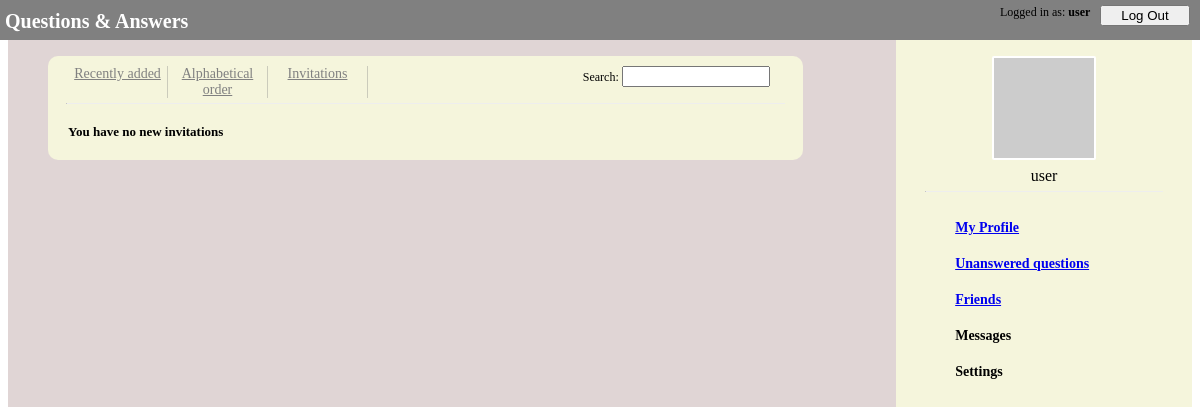
Before: /ask/friends/inv (signed in) with the older database file.
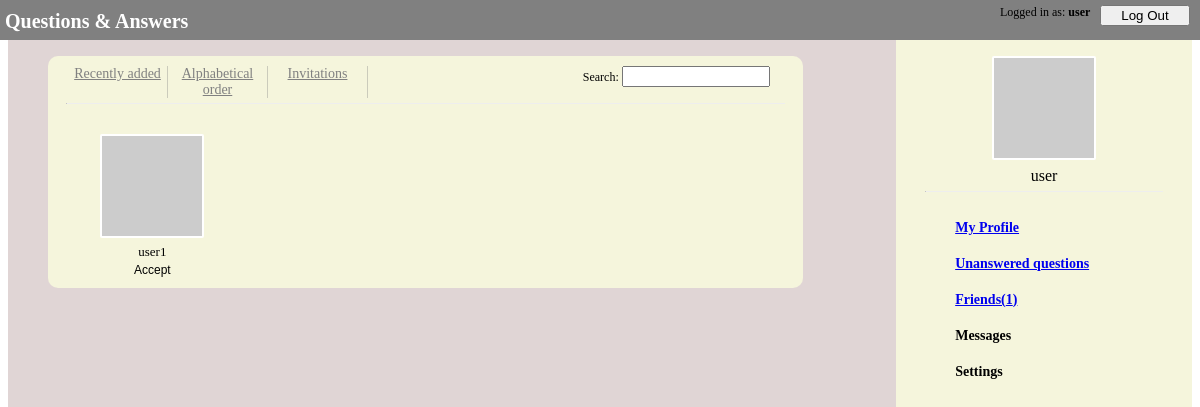
After: the same page with the newer database file.
### ask/models.py (models this page shows)
class UserModel(AbstractUser):
    friends = models.ManyToManyField(
        'self', through='FriendsModel', symmetrical=False)

### ask/views.py (the view, shortened to what this page needs)
# urls.py: path('friends', views.FriendsView.as_view(), name='friends'),
class FriendsView(View, QuestionsMixIn, FriendsMixIn):
    def get(self, request):
        try:
            user = UserModel.objects.get(
                pk=request.session['_auth_user_id'])
        except KeyError:
            return HttpResponseRedirect(reverse('ask:login'))
        context = self.get_context(user, request)
        return render(request, "ask/friends.html", context=context)
    @QuestionsMixIn.add_num_unanswered_to_context
    @FriendsMixIn.add_num_invites_to_context
    def get_context(self, user, request):
        last_token = request.path.split('/')[-1]
        if last_token == 'inv' or last_token == 'accept':
            context = {
                'show_invites': True,
                'invitations': self.user_friends(user, accepted=False),
            }
        else:
            friends = self.friends_ordered(user, last_token)
            context = {"friends": friends}
        return context

### ask/views.py (called while the page is built)
    @staticmethod
    def add_num_unanswered_to_context(func, *args, **kwargs):
        def context_with_unanswered(self, *args, **kwargs):
            context = func(self, *args, **kwargs)
            user_id = args[0]
            context["num_unanswered"] = self.get_num_unanswered(user_id)
            return context
        return context_with_unanswered

    def get_num_unanswered(self, user_id):
        if type(user_id) == int:
            user = UserModel.objects.get(pk=user_id)
        elif type(user_id) == str:
            user = UserModel.objects.get(pk=user_id)
        else:
            user = user_id
        unanswered_questions = self.unanswered_questions(user)
        return len(unanswered_questions)

    def unanswered_questions(self, user):
        unanswered_questions = QuestionModel.objects.filter(
            owner=user).filter(answer=None)
        return unanswered_questions

    @staticmethod
    def add_num_invites_to_context(func, *args, **kwargs):
        def context_with_invites(self, *args, **kwargs):
            context = func(self, *args, **kwargs)
            user_id = args[0]
            context["num_invites"] = self.get_num_invites(user_id)
            return context
        return context_with_invites

    def get_num_invites(self, user_id):
        if type(user_id) == int:
            user = UserModel.objects.get(pk=user_id)
        elif type(user_id) == str:
            user = UserModel.objects.get(pk=user_id)
        else:
            user = user_id
        user_invites = self.user_friends(user, accepted=False)
        return len(user_invites)

    def user_friends(self, user, accepted=True):
        friends = list(user.friends.all())
        second_friends = [f.first for f in user.friends_second.all()]
        friends_accepted = [f.accepted for f in user.friendsmodel_set.all()]
        second_accepted = [f.accepted for f in user.friends_second.all()]
        friends_with_accepted = list(
            zip(friends + second_friends, friends_accepted + second_accepted))
        filtered = filter(lambda t: t[1] == accepted, friends_with_accepted)
        return [f[0] for f in filtered]

### ask/templates/ask/friends.html (shortened to what this page needs)
{% extends "ask/navigation_bar.html" %}
{% load static %}
{% block styles %}
<link rel="stylesheet" type="text/css" href="{% static 'ask/navigation_bar.css' %}">
<link rel="stylesheet" type="text/css" href="{% static 'ask/questions.css' %}">
<link rel="stylesheet" type="text/css" href="{% static 'ask/friends.css' %}">
{% endblock styles %}
{% block content %}
<div class="questions">
    <div class="question_block">
        <div class="menu">
            <a href="{% url 'ask:friends.recent' %}" class="item">Recently added</a>
            <a href="{% url 'ask:friends.alph' %}" class="item">Alphabetical order</a>
            <a href="{% url 'ask:friends.inv' %}" class="item">Invitations</a>
            <a></a>
            <form method="GET" action="{% url 'ask:friends' %}">
                <a class="search_text">Search: </a>
                <input type="text" class="search" required>
            </form>
        </div>
        <hr>
        {% if show_invites %}
        <div class="friends_container">
            {% if invitations|length > 0 %}
            {% for user in invitations %}
            <div class="friend">
                <img src="https://via.placeholder.com/100" class="avatar">
                <br><a class="username">{{user.username}}</a>
                <form method="POST" action="{% url 'ask:friends.accept' %}">
                    <input type="submit" class="accept" value="Accept" required>
                </form>
            </div>
            {% endfor %}
            {% else %}
            <p class="message">You have no new invitations</p>
            {% endif %}
        </div>
        {% endif %}
    </div>
</div>
{% endblock content %}

### ask/templates/ask/navigation_bar.html (shortened to what this page needs)
{% extends "ask/login_bar.html" %}
{% load static %}
{% block nav %}
<nav>
    <div class="nav_avatar_position">
        <img src="https://via.placeholder.com/100" class="nav_avatar">
        <p class="nav_username">{{request.session.username}}</p>
        <hr class="nav_line">
    </div>
    <a href="{% url 'ask:profile' %}">My Profile</a>
    {% if num_unanswered > 0 %}
    <a href="{% url 'ask:unanswered' %}">Unanswered questions({{num_unanswered}})</a>
    {% else %}
    <a href="{% url 'ask:unanswered' %}">Unanswered questions</a>
    {% endif %}
    {% if num_invites %}
    <a href="{% url 'ask:friends' %}">Friends({{num_invites}})</a>
    {% else %}
    <a href="{% url 'ask:friends' %}">Friends</a>
    {% endif %}
    <a>Messages</a>
    <a>Settings</a>
</nav>
{% endblock nav %}

### ask/templates/ask/login_bar.html (shortened to what this page needs)
{% load static %}
<!DOCTYPE html>
<html>
<head>
    <link rel="stylesheet" type="text/css" href="{% static 'ask/login_bar.css' %}">
    {% block styles %}
    {% endblock styles %}
</head>
<body>
    <div class="bar">
        <a class="logo" href="{% url 'ask:index' %}">Questions & Answers</a>
        <a></a>
        {% if request.session.logged_in %}
        <a class="logged_in_as">Logged in as: <b>{{request.session.username}}</b></a>
        <a href={% url "ask:logout" %}><input type="button" class="second_button" value="Log Out"></a>
        {% else %}
        <a href={% url "ask:login" %}><input type="button" class="first_button" value="Log In"></a>
        <a href={% url "ask:signup" %}><input type="button" class="second_button" value="Sign Up"></a>
        {% endif %}
    </div>
    <br>
    <main>
        {% block content %}{% endblock content %}
        {% block nav %}
        {% endblock nav %}
    </main>
</body>
</html>

### ask/static/ask/login_bar.css (style rules this page uses)
.bar { background-color: grey; width: 100%; height: 30px; padding: 10px 5px 5px 10px; position: fixed; left: -10px; top: -5px; display: grid; grid-template-columns: 250px 1fr 100px 100px; justify-content: right }
.logo { font-size: 20px; color: white; margin: 4px; padding: 1px; font-weight: bold; text-decoration: none; }
.logged_in_as { font-size: 12px; }
.second_button { width: 90px; }

### ask/static/ask/navigation_bar.css (style rules this page uses)
main { display: grid; grid-template-columns: 75% 25%; height: 100%; }
nav { border: 5px black; background-color: beige; width: 100%; height: 100vh; display: fixed; }
.nav_avatar_position { width: 100%; display: grid; margin-top: 30px; }
.nav_avatar { border: 2px solid white; border-radius: 2px; width: 100px; margin: auto; }
.nav_username { text-align: center; margin-top: 7px; margin-bottom: 6px; }
.nav_line { margin-top: 0px; width: 80%; border-top: none; color: rgba(128, 128, 128, 0.356); }
nav a { font-weight: bold; font-size: 14px; margin: 20px; margin-left: 20%; display: block; }

### ask/static/ask/questions.css (style rules this page uses)
.questions { width: 100%; background-color: rgb(224, 213, 213); }
.question_block { display: table; background-color: beige; width: 85%; min-height: 100px; margin: 30px 40px; border-radius: 10px; overflow: auto; }

### ask/static/ask/friends.css (style rules this page uses)
.question_block { display: table; background-color: beige; width: 85%; min-height: 100px; margin: 30px 40px; border-radius: 10px; overflow: auto; }
.menu { width: 100%; padding: 10px 5px 5px 20px; display: grid; grid-template-columns: 100px 100px 100px 1fr 240px; }
.item { margin: 0px; text-align: center; border-right: 1px solid rgba(128, 128, 128, 0.356); font-size: 14px; color: grey; }
.search_text { font-size: 12px; }
.search { width: 140px; }
hr { margin-top: 0px; width: 95%; border-top: none; color: rgba(128, 128, 128, 0.356); }
.friends_container { display: grid; width: 100%; grid-template-columns: 1fr 1fr 1fr 1fr; margin: 10px; justify-content: space-evenly; justify-items: center; }
.friend { margin-top: 20px; text-align: center; }
.avatar { border: 2px solid white; border-radius: 2px; margin: 0px; padding: 0px; }
.username { font-size: 13px; }
.accept { border: none; background-color: inherit; font-size: 12px; }

Changed rows visible on the page:
added UserModel: username "user1"
Other visible differences:
{{ num_invites }}: (not shown) → "1"
text no longer shown: "You have no new invitations Friends"
text now shown: "Friends( )"
